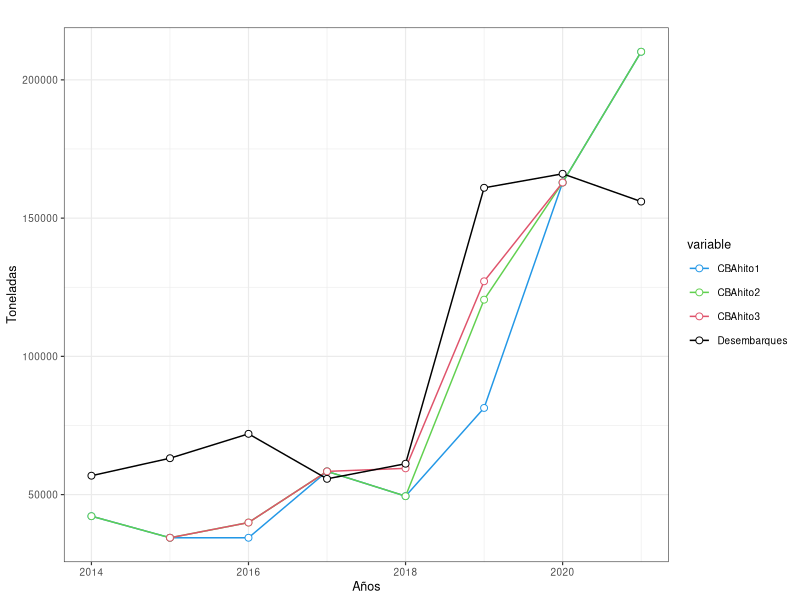
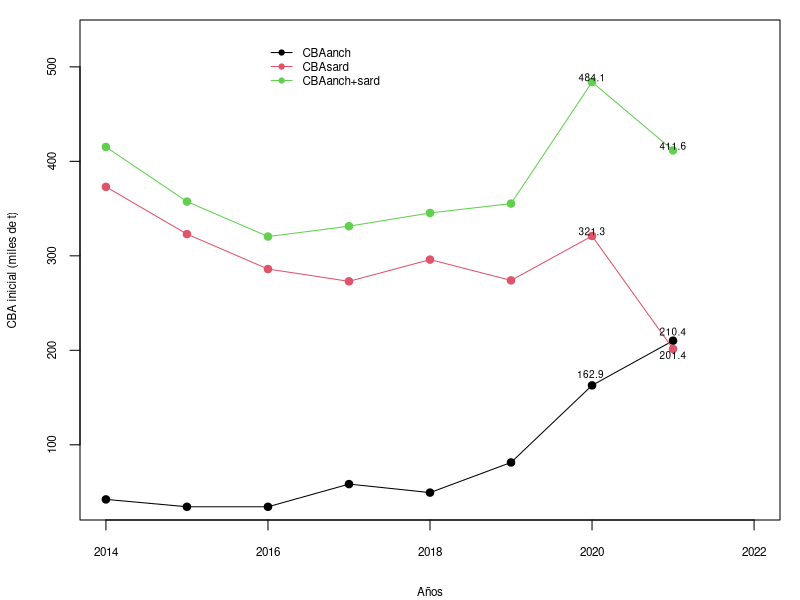
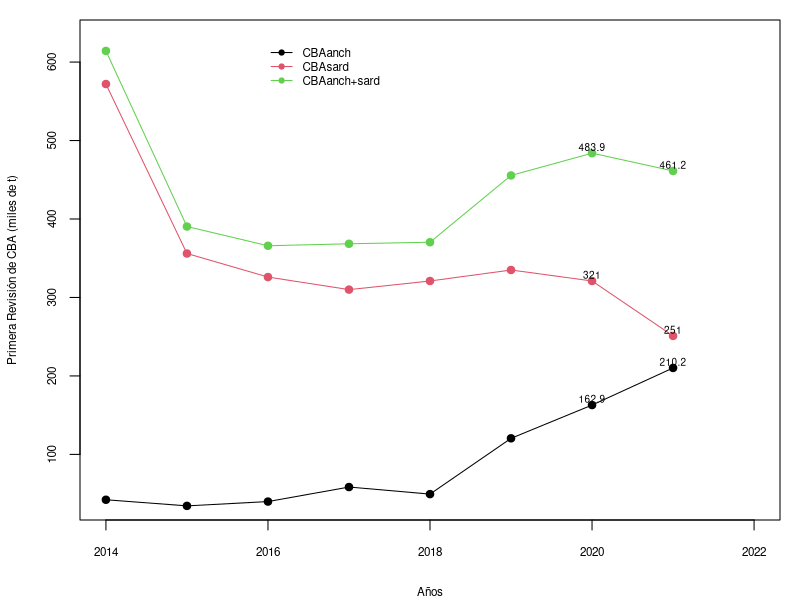
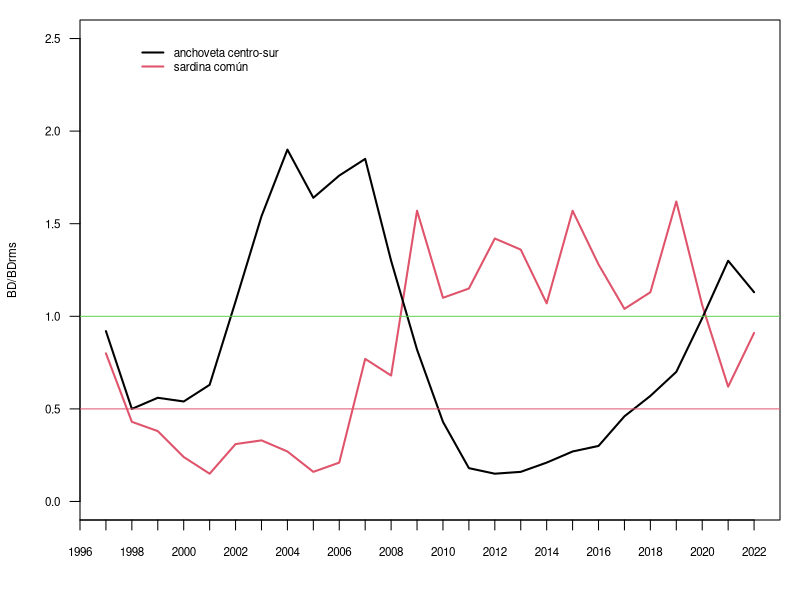

Generate these figures, in order, with R:
## ---- chunk 1
library(stringr)
library(lattice)
library(ggplot2)
library(reshape)
library(dplyr)
library(ggthemes)
library(stringr)
library(knitr)

year<-    c(2014,2015,2016,2017,2018,2019,2020,2021)
CBAhito1<-c(42200,34400,34400,58400,49440,81347,162876,210167)
CBAhito2<-c(42200,34400,39900,58400,49440,120500,162876,210167)
CBAhito3<-c(NA,34400,39900,58400,59500,127150,162876,NA)
Desembarques <- c(56842,63168,71985,55709,61176,160968,166031,155982)


ind           <- cbind(CBAhito1,CBAhito2,CBAhito3,Desembarques) 
data          <- data.frame(ind) %>% mutate (Asesoria='data')%>% mutate (yrs= year)%>%melt(id.var=c('yrs', 'Asesoria'))

f1 <- ggplot(data, aes(yrs,value,colour=variable))+ geom_line()+ geom_point( size=2, shape=21, fill="white") + 
      labs(x = 'Años', y = 'Toneladas')  +
      scale_colour_manual(values=c(4,3,2,1))+
      theme_bw(base_size=9) + 
      ggtitle('')+
      theme(plot.title = element_text(hjust = 0.5))
f1

## ---- chunk 2
year<-seq(2014,2021,1)
CBAanch<-c(42.2,34.4,34.4,58.4,49.4,81.3,162.9,210.2)
CBAsard<-c(373,323,286,273,296,274,321,201.4)
CBAmixta<-rowSums(cbind(CBAanch,CBAsard))

par(mfrow=c(1,1),mar=c(4,4,1,1))
plot(year,CBAanch,type="o",ylim=c(40,530),xlim=c(2014,2022),pch=19,ylab="CBA inicial (miles de t)",xlab="Años",cex.lab=0.7,cex.axis=0.7)
lines(year,CBAsard,col=2,type="o",pch=19)
lines(year,CBAmixta,col=3,type="o",pch=19)
text(c(rep(2020,3),rep(2021,3)),c(170,321,483.9,215,190,411.6)+5,c("162.9 ","321.3","484.1","210.4","201.4","411.6"),cex=0.6)
legend(2016,530,c("CBAanch","CBAsard","CBAanch+sard"),col=c(1,2,3),lwd=1,pch=19,cex=0.7,bty="n")
## ---- chunk 3
year<-seq(2014,2021,1)
CBAanch<-c(42.2,34.4,39.9,58.4,49.4,120.5,162.9,210.2)
CBAsard<-c(572,356,326,310,321,335,321,251)
CBAmixta2<-rowSums(cbind(CBAanch,CBAsard))

par(mfrow=c(1,1),mar=c(4,4,1,1))
plot(year,CBAanch,type="o",ylim=c(40,630),xlim=c(2014,2022),pch=19,ylab="Primera Revisión de CBA (miles de t)",xlab="Años",cex.lab=0.7,cex.axis=0.7)
lines(year,CBAsard,col=2,type="o",pch=19)
lines(year,CBAmixta2,col=3,type="o",pch=19)
text(c(rep(2020,3),rep(2021,3)),c(CBAsard[7],CBAanch[7],CBAmixta2[7],CBAsard[8],CBAanch[8],CBAmixta2[8])+8,c(CBAsard[7],CBAanch[7],CBAmixta2[7],CBAsard[8],CBAanch[8],CBAmixta2[8]),cex=0.6)
legend(2016,630,c("CBAanch","CBAsard","CBAanch+sard"),col=c(1,2,3),lwd=1,pch=19,cex=0.7,bty="n")
## ---- chunk 4

years1<-seq(1997,2022,1)


rpr_sard<-c(0.80,0.43,0.38,0.24,0.15,0.31,0.33,0.27,0.16,0.21,0.77,0.68,1.57,1.10,1.15,1.42,1.36,1.07,1.57,1.28,1.04,1.13,1.62,1.06,0.62,0.91)

rpr_anch<-c(0.92,0.50,0.56,0.54,0.63,1.08,1.54,1.90,1.64,1.76,1.85,1.30,0.82,0.43,0.18,0.15,0.16,0.21,0.27,0.30,0.46,0.57,0.7,0.99,1.30,1.13)

par(mfrow=c(1,1),mar=c(4,4,1,1))
plot(years1,rpr_sard,type="l",ylab="BD/BDrms",xlab="",ylim=c(0,2.5),xaxp=c(1990,2022,32),las=1,lwd=2,cex.lab=0.7,cex.axis=0.7,col=2)

lines(years1,rpr_anch,col=1,lwd=2)
#points(2020,1.02,pch=19,cex=1,col=1)
#text(2020,0.9,"2020",cex=0.8)
abline(h=c(1,0.5),col=c(3,2))
legend(1998,2.5,c("anchoveta centro-sur","sardina común"),col=c(1,2),lwd=c(2,2),bty="n",cex=0.7)
